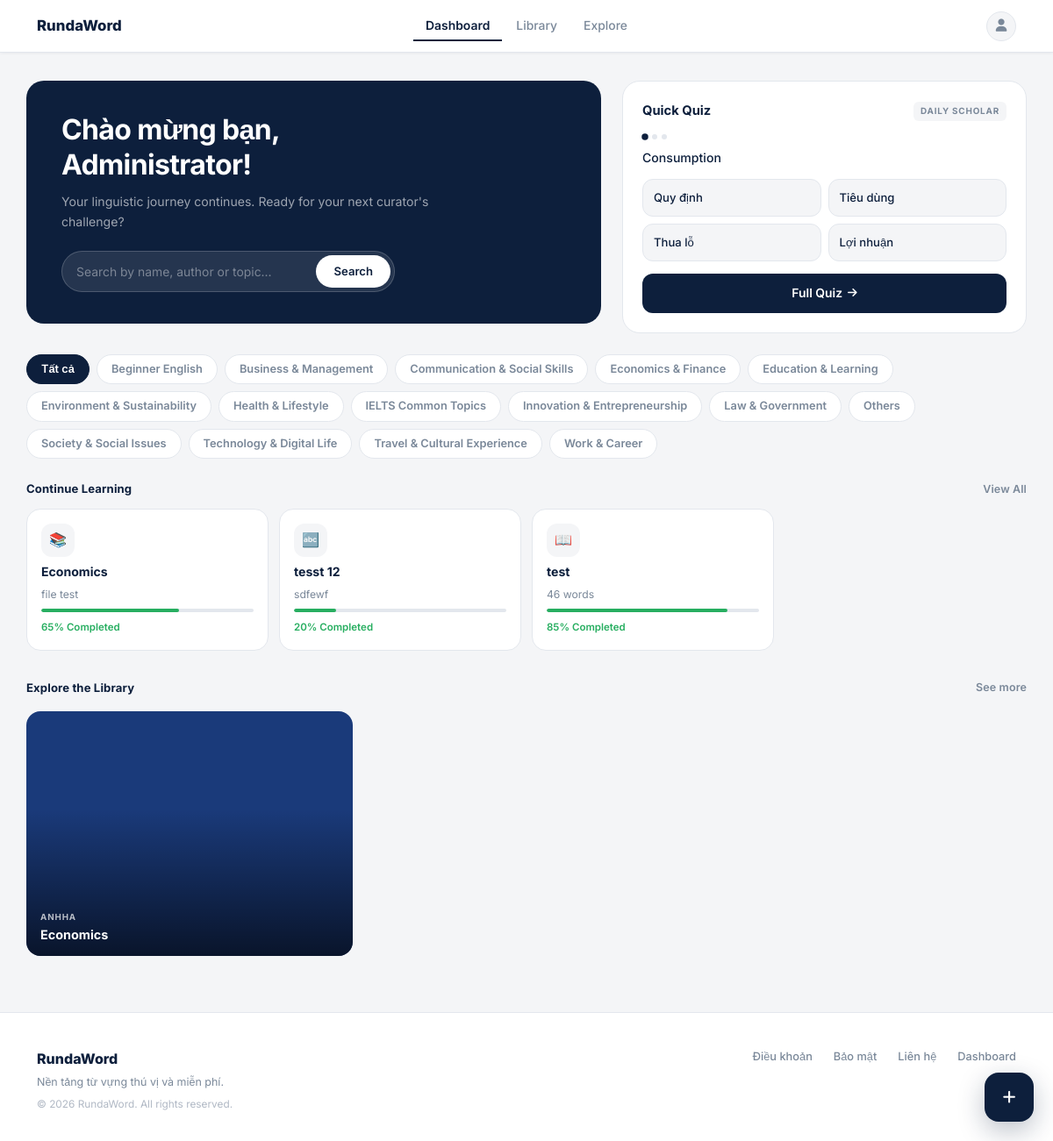
The app's page /dashboard (signed in) with its own data.
### main.py (models this page shows, shortened)
class User(UserMixin, db.Model):
    __tablename__ = 'users'
    id            = db.Column(db.Integer, primary_key=True)
    username      = db.Column(db.String(50),  unique=True, nullable=False)
    name          = db.Column(db.String(100))
    email         = db.Column(db.String(120), unique=True, nullable=False)
    password_hash = db.Column(db.String(255), nullable=False)
    role          = db.Column(db.Integer, default=ROLE_USER, nullable=False)
    created_at    = db.Column(db.DateTime, default=datetime.utcnow)
    packages = db.relationship(
        'VocabPackage', backref='user', lazy=True, cascade='all, delete-orphan',
        foreign_keys='VocabPackage.user_id'
    )
    saved_packages = db.relationship(
        'VocabPackage', secondary=user_saved_packages,
        backref=db.backref('saved_by', lazy='dynamic'), lazy='dynamic'
    )
    @property
    def is_admin(self):
        return self.role == ROLE_ADMIN

class Vocabulary(db.Model):
    __tablename__ = 'vocabularies'
    id         = db.Column(db.Integer, primary_key=True)
    word_en    = db.Column(db.String(150), nullable=False)
    word_vi    = db.Column(db.String(255), nullable=False)
    package_id = db.Column(db.Integer, db.ForeignKey('vocab_packages.id'), nullable=False)

class TopicCatalog(db.Model):
    __tablename__ = 'topic_catalog'
    id   = db.Column(db.Integer, primary_key=True)
    name = db.Column(db.String(120), unique=True, nullable=False)

class VocabPackage(db.Model):
    __tablename__ = 'vocab_packages'
    id                  = db.Column(db.Integer, primary_key=True)
    package_name        = db.Column(db.String(100), nullable=False)
    package_description = db.Column(db.Text)
    topic               = db.Column(db.String(80))          # NEW: topic/category field
    created_at          = db.Column(db.DateTime, default=datetime.utcnow)
    updated_at          = db.Column(db.DateTime, default=datetime.utcnow)
    user_id             = db.Column(db.Integer, db.ForeignKey('users.id'), nullable=False)
    is_public           = db.Column(db.Boolean, default=True)
    vocabularies = db.relationship(
        'Vocabulary', backref='package', lazy=True, cascade='all, delete-orphan'
    )

### main.py (the view, shortened to what this page needs)
@app.route('/dashboard')
@login_required
def dashboard():
    q            = request.args.get('q', '').strip()
    topic_filter = request.args.get('topic', '').strip()
    available_topics = get_topics_for_user(TopicCatalog, current_user.id)
    if topic_filter and topic_filter not in available_topics:
        topic_filter = ''
    search_results = None
    recent_packages = VocabPackage.query \
        .filter_by(user_id=current_user.id) \
        .order_by(VocabPackage.updated_at.desc()) \
        .limit(4).all()
    saved_recent = current_user.saved_packages \
        .order_by(VocabPackage.updated_at.desc()) \
        .limit(4).all()
    public_packages = VocabPackage.query \
        .filter(VocabPackage.is_public == True, VocabPackage.user_id != current_user.id) \
        .order_by(func.random()) \
        .limit(6).all()
    user_packages = VocabPackage.query.filter_by(user_id=current_user.id).all()
    quiz_package  = random.choice(user_packages) if user_packages else None
    quiz_words = build_quiz_words(list(quiz_package.vocabularies)) if quiz_package else []
    return render_template(
        'index.html',
        recent_packages=recent_packages,
        saved_recent=saved_recent,
        public_packages=public_packages,
        quiz_words=quiz_words,
        quiz_package=quiz_package,
        search_results=search_results,
        search_query=q,
        topic_filter=topic_filter,
        available_topics=available_topics,
    )

### main.py (called while the page is built)
@login_manager.user_loader
def load_user(user_id):
    return User.query.get(int(user_id))

### services/quiz_service.py (called while the page is built)
def build_quiz_words(vocabs, max_questions: int = 3, max_options: int = 4):
    quiz_words = []
    if not vocabs or len(vocabs) < 2:
        return quiz_words
    sample = random.sample(vocabs, min(max_questions, len(vocabs)))
    for v in sample:
        wrong_pool = [x.word_vi for x in vocabs if x.id != v.id]
        wrong = random.sample(wrong_pool, min(max_options - 1, len(wrong_pool)))
        options = wrong + [v.word_vi]
        random.shuffle(options)
        quiz_words.append({"word": v.word_en, "correct": v.word_vi, "options": options})
    return quiz_words

### services/topic_service.py (called while the page is built)
def get_available_topics(TopicCatalog) -> list[str]:
    rows = TopicCatalog.query.order_by(TopicCatalog.name).all()
    return [r.name for r in rows]

def get_topics_for_user(TopicCatalog, user_id=None) -> list[str]:
    _ = user_id
    return get_available_topics(TopicCatalog)

### templates/index.html (shortened to what this page needs)
{% extends "base.html" %}
{% block head_extra %}
<link rel="stylesheet" href="{{ url_for('static', filename='css/pages/dashboard.css') }}">
{% endblock %}
{% block content %}
<div class="container dashboard-wrap">
  <a class="fab-create" href="{{ url_for('create_package') }}" title="Tạo gói từ">
    <i class="fas fa-plus"></i>
  </a>
  <div class="row g-4 mb-4">
    <div class="col-lg-7">
      <div class="hero-banner" style="min-height:220px;">
        <div class="hero-content">
          <div class="hero-title">Chào mừng bạn,<br>{{ current_user.name or current_user.username }}!</div>
          <p class="hero-sub">Your linguistic journey continues. Ready for your next curator's challenge?</p>
          <form method="GET" action="{{ url_for('dashboard') }}">
            <div class="hero-search">
              <input type="text" name="q" placeholder="Search by name, author or topic…" value="{{ search_query or '' }}">
              <button type="submit">Search</button>
            </div>
          </form>
        </div>
      </div>
    </div>
    <div class="col-lg-5">
      {% if quiz_words and quiz_words|length >= 1 %}
      <div class="quiz-widget">
        <div class="quiz-widget-header">
          <span class="quiz-widget-title">Quick Quiz</span>
          <span class="quiz-daily-badge">Daily Scholar</span>
        </div>
        <div class="quiz-progress-dots" id="quizDots">
          <div class="quiz-dot current" id="qdot0"></div>
          <div class="quiz-dot" id="qdot1"></div>
          <div class="quiz-dot" id="qdot2"></div>
        </div>
        <div class="quiz-q-item active" id="qq0">
          <div class="quiz-question">{{ quiz_words[0].word }}</div>
          <div class="quiz-options-grid" id="qopts0">
            {% for opt in quiz_words[0].options %}
            <button class="quiz-opt" onclick="checkQuickAnswer(this, '{{ opt | e }}', '{{ quiz_words[0].correct | e }}', 0)">{{ opt }}</button>
            {% endfor %}
          </div>
        </div>
        <a href="{{ url_for('quiz', package_id=quiz_package.id) }}" class="btn-daily-quiz">
          Full Quiz <i class="fas fa-arrow-right" style="font-size:0.76rem;"></i>
        </a>
      </div>
      {% endif %}
    </div>
  </div>
  <div class="topic-filter-row">
    <a href="{{ url_for('dashboard') }}" class="topic-chip {% if not topic_filter %}active{% endif %}" style="text-decoration: none;">Tất cả</a>
    {% for t in available_topics %}
    <a href="{{ url_for('dashboard', topic=t) }}" class="topic-chip {% if topic_filter == t %}active{% endif %}" style="text-decoration: none;">{{ t }}</a>
    {% endfor %}
  </div>
  <div class="section-label">
    Continue Learning
    <a href="{{ url_for('packages') }}">View All</a>
  </div>
  <div class="cards-row">
    {% if recent_packages %}
      {% set icons = ['📚','🔤','📖','✏️'] %}
      {% set percents = [65, 20, 85, 40] %}
      {% for pkg in recent_packages %}
      <a href="{{ url_for('package_detail', package_id=pkg.id) }}" class="continue-card">
        <div class="continue-icon">{{ icons[loop.index0 % 4] }}</div>
        <div class="continue-name">{{ pkg.package_name }}</div>
        <div class="continue-desc">
          {{ pkg.package_description[:48] ~ '…' if pkg.package_description and pkg.package_description|length > 48 else (pkg.package_description or pkg.vocabularies|length|string ~ ' words') }}
        </div>
        <div class="continue-progress-bar">
          <div class="continue-progress-fill" style="width:{{ percents[loop.index0 % 4] }}%;"></div>
        </div>
        <div class="continue-pct">{{ percents[loop.index0 % 4] }}% Completed</div>
      </a>
      {% endfor %}
    {% endif %}
  </div>
  <div class="row g-4">
    {% if saved_recent %}
    <div class="col-md-4">
      <div class="section-label mb-3">
        Saved Collections
        <a href="{{ url_for('packages', tab='saved') }}">See all</a>
      </div>
      <div class="saved-list">
        {% for pkg in saved_recent %}
        <a href="{{ url_for('package_detail', package_id=pkg.id) }}" class="saved-item">
          <div class="saved-thumb"><i class="fas fa-book"></i></div>
          <div>
            <div class="saved-item-name">{{ pkg.package_name }}</div>
            <div class="saved-item-from">Saved from @{{ pkg.user.username if pkg.user else '—' }}</div>
          </div>
          <i class="fas fa-bookmark saved-bookmark"></i>
        </a>
        {% endfor %}
      </div>
    </div>
    <div class="col-md-8">
    {% else %}
    <div class="col-12">
    {% endif %}
      <div class="section-label mb-3">
        Explore the Library
        <a href="{{ url_for('explore') }}">See more</a>
      </div>
      {% if public_packages %}
      <div class="explore-grid">
        {% set bg_colors = ['#1a3a7a','#0d5c3a','#6a1a1a','#2a3a5c','#4a2a0a','#1a4a1a'] %}
        {% for pkg in public_packages %}
        <a href="{{ url_for('package_detail', package_id=pkg.id) }}" class="explore-card">
          <div class="explore-card-bg" style="background-color:{{ bg_colors[loop.index0 % 6] }};"></div>
          <div class="explore-card-overlay"></div>
          <div class="explore-card-content">
            <div class="explore-card-cat">{{ pkg.user.username if pkg.user else '' }}</div>
            <div class="explore-card-name">{{ pkg.package_name }}</div>
          </div>
        </a>
        {% endfor %}
      </div>
      {% else %}
      <p style="color:var(--text-muted);font-size:0.88rem;">No public packages yet.</p>
      {% endif %}
    </div>
  </div>
</div>
{% endblock %}

### static/css/components/fab.css (style rules this page uses)
.fab-create { position: fixed; right: 22px; bottom: 22px; width: 56px; height: 56px; border-radius: 16px; background: var(--navy); color: white !important; border: none; display: flex; align-items: center; justify-content: center; box-shadow: 0 10px 30px rgba(13,31,60,0.28); z-index: 2000; text-decoration: none !important; transition: transform 0.15s, box-shadow 0.15s, opacity 0.15s; }
.fab-create i { font-size: 1.05rem; }

### static/css/components/typography.css (style rules this page uses)
body { font-family: 'Inter', sans-serif !important; }
*:not(.fa):not(.fas):not(.far):not(.fab):not(.fa-solid):not(.fa-regular):not(.fa-brands):not(.fa-classic) { font-family: 'Inter', sans-serif !important; }
.fa, .fas, .far, .fab, .fa-solid, .fa-regular, .fa-brands, .fa-classic { font-family: "Font Awesome 6 Free" !important; }

### static/css/pages/dashboard.css (style rules this page uses)
.topic-filter-row { display: flex; align-items: center; gap: 8px; flex-wrap: wrap; margin-bottom: 24px; }
.topic-chip { padding: 6px 16px; border-radius: 30px; font-size: 0.8rem; font-weight: 600; border: 1.5px solid var(--border); background: white; color: var(--text-muted); cursor: pointer; transition: all 0.15s; white-space: nowrap; }
.topic-chip.active { background: var(--navy); color: white; border-color: var(--navy); }
.quiz-q-item { display: none; }
.quiz-q-item.active { display: block; }
.quiz-progress-dots { display: flex; gap: 5px; margin-bottom: 10px; }
.quiz-dot { width: 6px; height: 6px; border-radius: 50%; background: var(--border); transition: background 0.2s; }
.quiz-dot.current { background: var(--navy); transform: scale(1.25); }

### records on screen
User: name "Administrator"
Vocabulary: word_en "Consumption", word_vi "Tiêu dùng"
Vocabulary: word_vi "Quy định"
Vocabulary: word_vi "Thua lỗ"
Vocabulary: word_vi "Lợi nhuận"
TopicCatalog: name "Beginner English"
TopicCatalog: name "Business & Management"
TopicCatalog: name "Communication & Social Skills"
TopicCatalog: name "Economics & Finance"
TopicCatalog: name "Education & Learning"
TopicCatalog: name "Environment & Sustainability"
TopicCatalog: name "Health & Lifestyle"
TopicCatalog: name "IELTS Common Topics"
TopicCatalog: name "Innovation & Entrepreneurship"
TopicCatalog: name "Law & Government"
TopicCatalog: name "Others"
TopicCatalog: name "Society & Social Issues"
TopicCatalog: name "Technology & Digital Life"
TopicCatalog: name "Travel & Cultural Experience"
TopicCatalog: name "Work & Career"
VocabPackage: icons "📚", package_name "Economics", package_description "file test", percents "65"
VocabPackage: icons "🔤", package_name "tesst 12", package_description "sdfewf", percents "20"
VocabPackage: icons "📖", package_name "test", package_description "46 words", percents "85"
VocabPackage: user "ANHHA", package_name "Economics"
